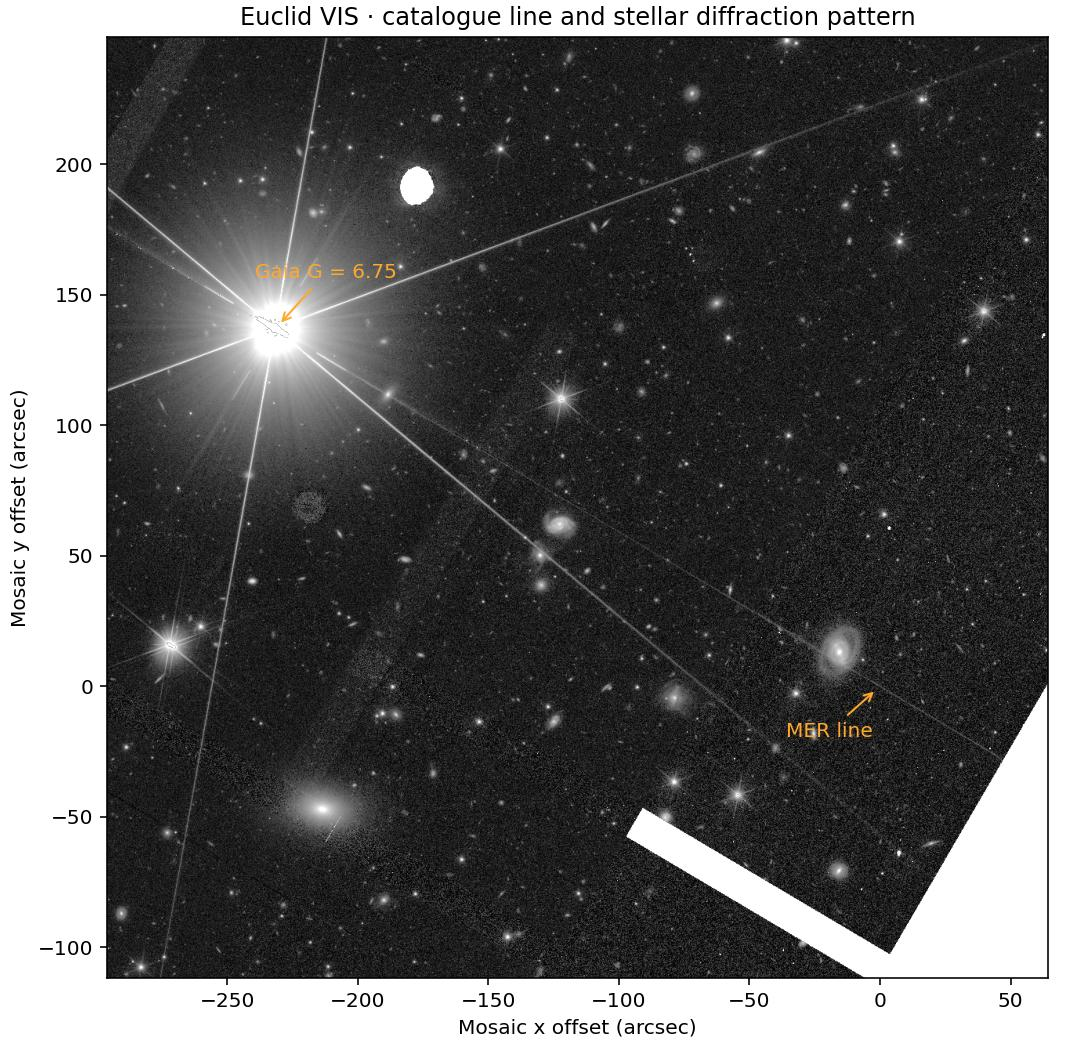

Generate this figure with Python:
"""Test the catalogue line that cuts across a galaxy against a distant Gaia star."""
import csv
import io
import json
import hashlib
from pathlib import Path
from urllib.request import urlopen
import numpy as np
from astropy.io import fits
from astropy.coordinates import SkyCoord
from astropy.wcs import WCS
import astropy.units as u
import matplotlib.pyplot as plt
from scipy.ndimage import map_coordinates

HERE=Path(__file__).resolve().parent
OID='2699220004635136134'
STAR='2160979470332604672'
def run():
    r=next(r for r in csv.DictReader((HERE/'hats_selected.csv').open()) if r['object_id']==OID)
    k=next(k['relative_to_mer'] for k in csv.DictReader((HERE.parent/'euclid/q1_products.csv').open()) if k['tile']==r['tileid'] and k['band_or_product']=='VIS')
    point=SkyCoord(float(r['ra'])*u.deg,float(r['dec'])*u.deg)
    star=SkyCoord(270.06650792245415*u.deg,63.55150353883631*u.deg)
    pa=point.position_angle(star);sep=point.separation(star)
    cen=point.directional_offset_by(pa,sep/2)
    url='https://irsa.ipac.caltech.edu/ibe/data/euclid/q1/MER/'+k+f'?center={cen.ra.deg:.8f},{cen.dec.deg:.8f}deg&size=360arcsec&gzip=false'
    with urlopen(url,timeout=180) as f:b=f.read()
    with fits.open(io.BytesIO(b)) as h:
        im=h[0].data;w=WCS(h[0].header)
        x0,y0=w.world_to_pixel(point);x1,y1=w.world_to_pixel(star)
        xx=np.array([x0,x1]);yy=np.array([y0,y1])
        radial=np.hypot(x1-x0,y1-y0);unit=np.array([x1-x0,y1-y0])/radial
        fig,ax=plt.subplots(figsize=(7.5,7.2),layout='constrained')
        sm=im[::3,::3]
        mask=np.isfinite(sm)&(sm!=0);med,q=np.percentile(sm[mask],[50,84])
        ax.imshow(np.where(mask,np.arcsinh((sm-med)/max(q-med,1e-9)),np.nan),origin='lower',vmin=-1,vmax=6.2,cmap='gray',
                  extent=[(-x0-1.5)*.1,(sm.shape[1]*3-x0-1.5)*.1,(-y0-1.5)*.1,(sm.shape[0]*3-y0-1.5)*.1])
        for x,y,label,offset in [(0,0,'MER line',(-25,-25)),((x1-x0)*.1,(y1-y0)*.1,'Gaia G = 6.75',(25,25))]:
            ax.annotate(label,xy=(x,y),xytext=offset,textcoords='offset points',color='#ffa82d',ha='center',fontsize=10,
                        arrowprops=dict(arrowstyle='->',color='#ffa82d',shrinkB=4))
        ax.set(xlabel='Mosaic x offset (arcsec)',ylabel='Mosaic y offset (arcsec)',title='Euclid VIS · catalogue line and stellar diffraction pattern')
        fig.savefig(HERE/'spike_context.jpg',dpi=145)
        # Record the peak offset of stacked transverse profiles in ten equal axial intervals.
        v=np.array([-unit[1],unit[0]]);cross=np.arange(-40,41);parts=[]
        for i in range(10):
            t=np.linspace((.01+.098*i)*radial,(.01+.098*(i+1))*radial,101)
            x=x0+unit[0]*t+v[0]*cross[:,None];y=y0+unit[1]*t+v[1]*cross[:,None]
            traces=map_coordinates(im,[y,x],order=1,mode='constant',cval=np.nan)
            traces[traces==0]=np.nan
            z=np.nanmedian(traces,axis=1)
            if not np.isfinite(z).any():parts.append(None);continue
            base=float(np.nanmedian(z[abs(cross)>22]));peak=np.nanargmax(z)
            parts.append(dict(bin=i+1,offset_arcsec=float(cross[peak]*.1),contrast=float(z[peak]-base)))
    (HERE/'spike_context.json').write_text(json.dumps(dict(object_id=OID,gaia_source=STAR,gmag=6.7483587,star_icrs_deg=[star.ra.deg,star.dec.deg],
        separation_arcsec=sep.arcsec,star_pa_deg=pa.deg,mer_position_angle_deg=float(r['mer_position_angle']),
        url=url,bytes=len(b),sha256=hashlib.sha256(b).hexdigest(),profiles=parts),indent=2)+'\n')
if __name__=='__main__':run()
